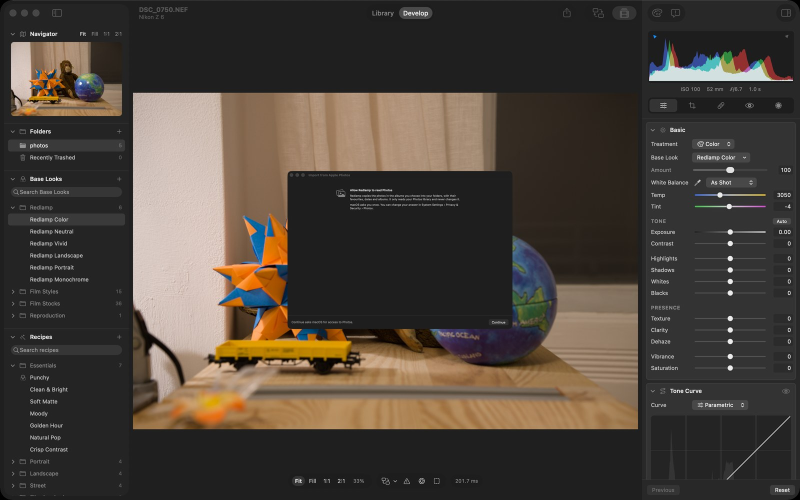
#> input picture web/content/whats-new/apple-photos/photos.jpg, 1600 x 1000 px (shown at 1/2 size)
$ python measure.py ../../../web/content/whats-new/apple-photos/photos.jpg ../../../web/content/whats-new/apple-photos/photos.jpg
#> lines starting #> are read from the running program, lines starting #| are printed output that depends on the picture; long printed decimals are rounded
"""Measures how a camera's JPEG maps onto an uncorrected render of its raw (LNS-02 research).

Both images are put in coordinates normalised by their own half-diagonal about their centres.
SIFT matches give point pairs (q in the JPEG, p in the render); a radial model then says where
each JPEG point was recorded. Candidate conventions are scored by their RMS residual in render
pixels and by the framing scale they leave between the corrected render and the JPEG.
"""

import io
import json
import sys

import cv2
import numpy as np
from PIL import Image

Image.MAX_IMAGE_PIXELS = None


def largest_jpeg(path, color=False):
#> called with color = False
    data = open(path, "rb").read()
    found = []
    start = 0
    while True:
        i = data.find(b"\xff\xd8\xff", start)
        if i < 0:
            break
        start = i + 3
        try:
            im = Image.open(io.BytesIO(data[i:]))
#> im is the input picture: PIL image 1600x1000 RGB; mean R, G, B 74.7, 66.3, 58.3
            if im.format != "JPEG":
                continue
            found.append((im.size[0] * im.size[1], i))
        except Exception:
            continue
    for area, i in sorted(found, reverse=True):
        try:
            im = Image.open(io.BytesIO(data[i:]))
            im.load()
        except Exception:
            continue
        return np.asarray(im.convert("RGB" if color else "L")), im
    return None


def load_gray(path):
    img = cv2.imread(path, cv2.IMREAD_UNCHANGED)
    if img is None:
        raise SystemExit("can't read " + path)
    if img.ndim == 3:
        img = cv2.cvtColor(img, cv2.COLOR_BGR2GRAY) if img.shape[2] == 3 else cv2.cvtColor(img, cv2.COLOR_BGRA2GRAY)
    if img.dtype == np.uint16:
        img = (img / 257.0).round().astype(np.uint8)
    return img


def resized(img, long_edge):
    h, w = img.shape[:2]
    scale = long_edge / max(h, w)
    if abs(scale - 1) < 1e-6:
        return img
    return cv2.resize(img, (round(w * scale), round(h * scale)), interpolation=cv2.INTER_AREA)


def normalised(points, shape):
    h, w = shape[:2]
    centre = np.array([w / 2, h / 2])
    half = np.hypot(w, h) / 2
    return (points - centre) / half, half


def matches(jpeg, render, long_edge=3000):
    a = resized(jpeg, long_edge)
    b = resized(render, long_edge)
    clahe = cv2.createCLAHE(clipLimit=2.0, tileGridSize=(8, 8))
    a2, b2 = clahe.apply(a), clahe.apply(b)
    sift = cv2.SIFT_create(nfeatures=40000, contrastThreshold=0.01)
    ka, da = sift.detectAndCompute(a2, None)
    kb, db = sift.detectAndCompute(b2, None)
    if da is None or db is None:
        return None
    matcher = cv2.FlannBasedMatcher({"algorithm": 1, "trees": 5}, {"checks": 64})
    pairs = matcher.knnMatch(da, db, k=2)
    good = [m for m, n in (p for p in pairs if len(p) == 2) if m.distance < 0.8 * n.distance]
    pa = np.array([ka[m.queryIdx].pt for m in good])
    pb = np.array([kb[m.trainIdx].pt for m in good])
    qa, half_a = normalised(pa, a.shape)
    qb, half_b = normalised(pb, b.shape)
    return qa, qb, half_a, half_b, a.shape, b.shape


def fit_radial(qa, qb, half_b, terms=4, iterations=8, threshold=2.5):
    """qb ≈ centre + qa·s·g(|qa·s|), g a polynomial in ρ²; returns (coefficients, centre, inliers, rms px)."""
    keep = np.ones(len(qa), bool)
    # Start from a similarity on the central points, robust to distortion.
    rho = np.linalg.norm(qa, axis=1)
    central = rho < 0.45
    M, inl = cv2.estimateAffinePartial2D(qa[central], qb[central], ransacReprojThreshold=3 / half_b)
    if M is None:
        return None
    pred = qa @ M[:, :2].T + M[:, 2]
    keep = np.linalg.norm(pred - qb, axis=1) * half_b < 40
    coef = None
    for _ in range(iterations):
        x, y = qa[keep, 0], qa[keep, 1]
        r2 = x * x + y * y
        # Unknowns: c (powers of ρ² times qa), centre tx, ty, plus a small rotation term.
        cols = []
        for k in range(terms):
            cols.append(np.stack([x * r2 ** k, y * r2 ** k], 1))
        rot = np.stack([-y, x], 1)
        A = np.concatenate([np.stack([c[:, 0] for c in cols] + [rot[:, 0], np.ones_like(x), np.zeros_like(x)], 1),
                            np.stack([c[:, 1] for c in cols] + [rot[:, 1], np.zeros_like(x), np.ones_like(x)], 1)], 0)
        rhs = np.concatenate([qb[keep, 0], qb[keep, 1]])
        sol, *_ = np.linalg.lstsq(A, rhs, rcond=None)
        coef = sol
        X, Y = qa[:, 0], qa[:, 1]
        R2 = X * X + Y * Y
        g = sum(sol[k] * R2 ** k for k in range(terms))
        px = X * g - Y * sol[terms] + sol[terms + 1]
        py = Y * g + X * sol[terms] + sol[terms + 2]
        res = np.hypot(px - qb[:, 0], py - qb[:, 1]) * half_b
        new = res < max(threshold, np.median(res[keep]) * 3)
        if (new == keep).all():
            break
        keep = new
    rms = np.sqrt(np.mean(res[keep] ** 2))
    return coef, keep, rms, res


def profile(qa, qb, coef, terms, keep, bins=12):
    """Measured r/ρ against ρ (the JPEG's normalised radius), in bins, after removing the centre."""
    t = coef[terms + 1: terms + 3]
    rho = np.linalg.norm(qa[keep], axis=1)
    r = np.linalg.norm(qb[keep] - t, axis=1)
    edges = np.linspace(0.05, rho.max(), bins + 1)
    out = []
    for lo, hi in zip(edges, edges[1:]):
        sel = (rho >= lo) & (rho < hi)
        if sel.sum() >= 5:
            out.append((float(rho[sel].mean()), float(np.median(r[sel] / rho[sel])), int(sel.sum())))
    return out


if __name__ == "__main__":
    raw, render = sys.argv[1], sys.argv[2]
    jpeg, im = largest_jpeg(raw)
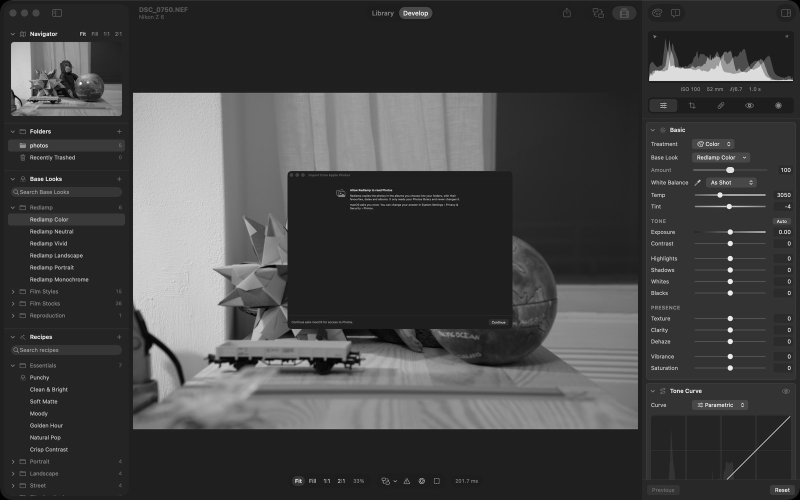
#> jpeg: shape (1000, 1600) (shown at 1/2 size); min 0, max 255, mean 67.9
    rend = load_gray(render)
    print("jpeg", jpeg.shape, "render", rend.shape)
#| jpeg (1000, 1600) render (1000, 1600)
    got = matches(jpeg, rend)
#> in matches, `a2, b2 = clahe.apply(a), clahe.apply(b)`:
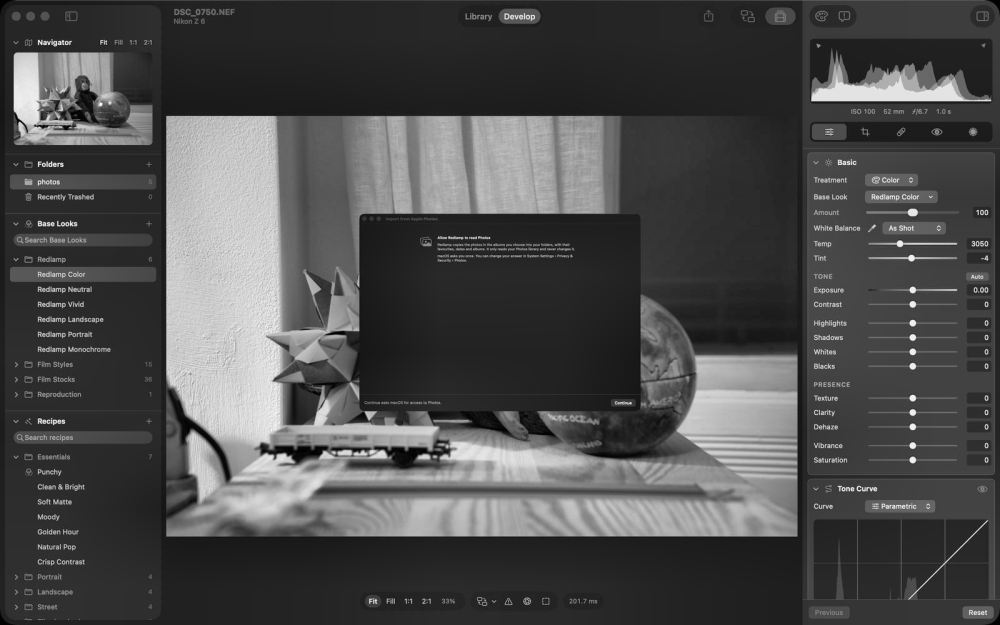
#> a2: shape (1875, 3000) (shown at 1/3 size); min 0, max 255, mean 76.5
#> in matches, `ka, da = sift.detectAndCompute(a2, None)`: ka = 25121 keypoints; strongest (x, y, size): (131, 494, 3), (200, 129, 3), (165, 1265, 2.9), (202, 673, 2.9)
#> in matches, `kb, db = sift.detectAndCompute(b2, None)`: kb = 25120 keypoints; strongest (x, y, size): (131, 494, 3), (200, 129, 3), (165, 1265, 2.9), (202, 673, 2.9)
#> in matches, `pairs = matcher.knnMatch(da, db, k=2)`: pairs = 25121 matches
#> in matches, `good = [m for m, n in (p for p in pairs if len(p) == 2) if m.distance ..`: good = 25035 matches
#> in matches, `pa = np.array([ka[m.queryIdx].pt for m in good])`: pa = 25035 pairs, first value 3.09 to 2991.3, second value 3.33 to 1871.4
#> in matches, `pb = np.array([kb[m.trainIdx].pt for m in good])`: pb has the same summary as pa
#> in matches, `qa, half_a = normalised(pa, a.shape)`: qa = 25035 pairs, first value -0.846 to 0.843, second value -0.528 to 0.528; half_a = 1768.9
#> in matches, `qb, half_b = normalised(pb, b.shape)`: qb has the same summary as qa
#> got = 6 point arrays, longest 25035 points
    qa, qb, half_a, half_b, sa, sb = got
#> qb has the same summary as qa in matches; half_a = 1768.9; half_b = 1768.9; sa = (1875, 3000); sb = (1875, 3000)
    print("matches", len(qa))
#| matches 25035
    fit = fit_radial(qa, qb, half_b)
#> in fit_radial, `M, inl = cv2.estimateAffinePartial2D(qa[central], qb[central], ransacR..`: M = [[1, -5.03e-08, -9.27e-09], [5.03e-08, 1, -1.05e-08]]; inl = 7389 values from 1 to 1
#> in fit_radial, `pred = qa @ M[:, :2].T + M[:, 2]`: pred has the same summary as qa in matches
#> in fit_radial, `rms = np.sqrt(np.mean(res[keep] ** 2))`: rms = 0.00155
    coef, keep, rms, res = fit
#> coef = [1, -3.03e-07, 6.28e-07, -3.78e-07, 6.52e-09, -5.94e-09, -6.79e-09]; rms = 0.00155
    print("inliers", keep.sum(), "rms px %.3f" % rms, "coef", np.round(coef, 6).tolist())
#| inliers 25035 rms px 0.002 coef [1.0, -0.0, 1e-06, -0.0, 0.0, -0.0, -0.0]
    for row in profile(qa, qb, coef, 4, keep):
#> in profile, `t = coef[terms + 1: terms + 3]`: t = [-5.94e-09, -6.79e-09]
#> in profile, `edges = np.linspace(0.05, rho.max(), bins + 1)`: edges = [0.05, 0.128, 0.206, 0.285, 0.363, 0.441, 0.519, 0.597, 0.676, 0.754, 0.832, 0.91, 0.988]
        print("  rho %.3f  r/rho %.5f  n=%d" % row)
#> this loop made 12 passes
#|   rho 0.113  r/rho 1.000  n=336
#|   rho 0.174  r/rho 1.000  n=784
#|   rho 0.249  r/rho 1.000  n=1787
#|   rho 0.318  r/rho 1.000  n=1689
#|   rho 0.410  r/rho 1.000  n=2376
#|   rho 0.484  r/rho 1.000  n=4210
#|   rho 0.555  r/rho 1.000  n=4431
#|   rho 0.628  r/rho 1.000  n=1553
#> (further printed lines are left out)
